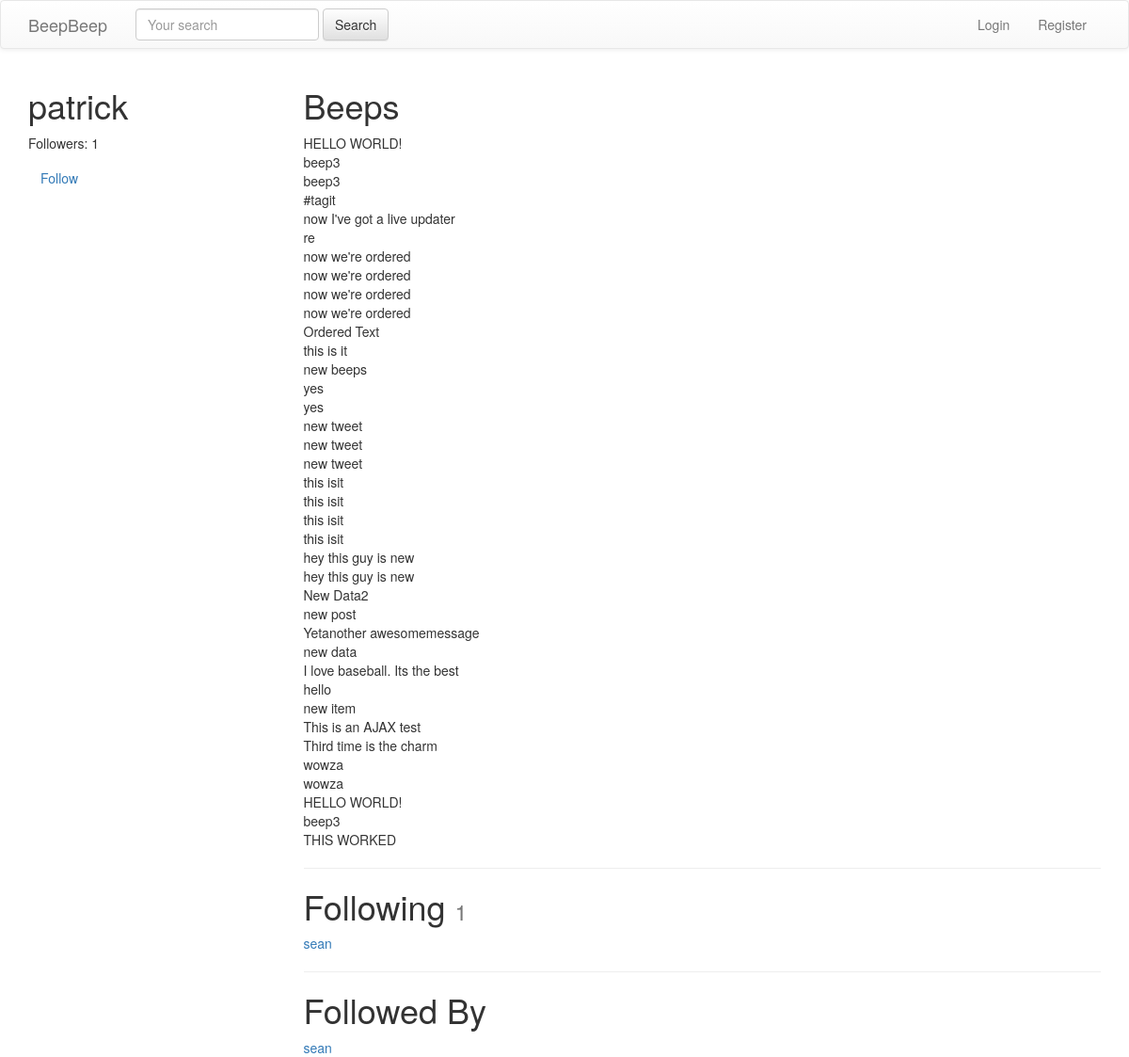
The app's page /patrick/ (signed in), older data.
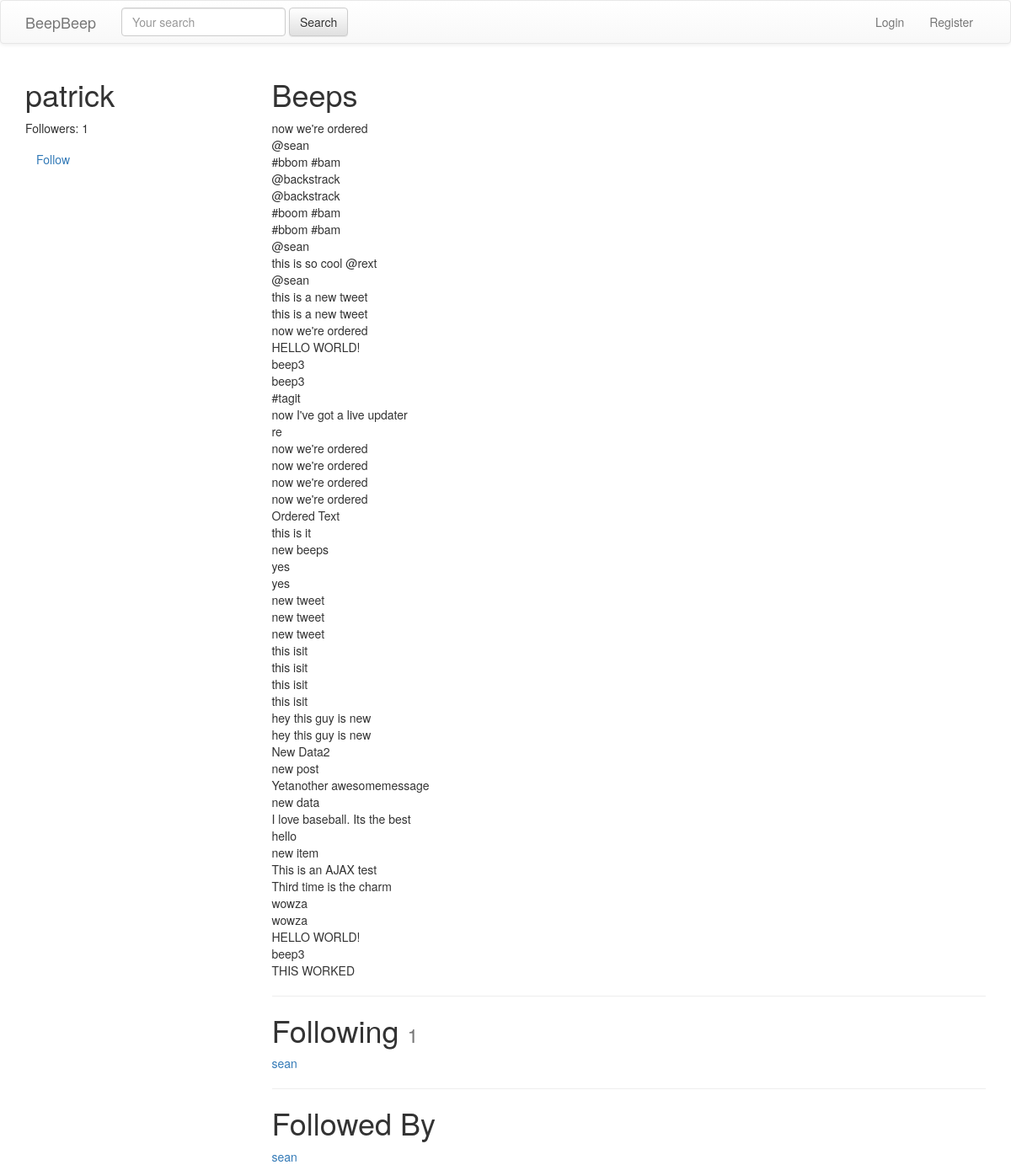
The same page, newer data.
### beeps/models.py (models this page shows, shortened)
class Beep(models.Model):
    parent = models.ForeignKey(
        'self', blank=True, null=True, on_delete=models.CASCADE)
    user = models.ForeignKey(settings.AUTH_USER_MODEL,
                             on_delete=models.CASCADE)
    content = models.CharField(max_length=140)
    liked = models.ManyToManyField(settings.AUTH_USER_MODEL, blank=True, related_name='liked')
    updated = models.DateTimeField(auto_now=True)
    timestamp = models.DateTimeField(auto_now_add=True)
    objects = BeepManager()
    def __str__(self):
        return str(self.content)
    class Meta:
        ordering = ['-timestamp']

### accounts/models.py (models this page shows, shortened)
class UserProfile(models.Model):
    user = models.OneToOneField(
        settings.AUTH_USER_MODEL, related_name='profile', on_delete=models.CASCADE)  # user.profile
    following = models.ManyToManyField(
        settings.AUTH_USER_MODEL, blank=True, related_name='followed_by')
    objects = UserProfileManager()  # UserProfile.objects.all()
    def get_following(self):
        users = self.following.all()
        return users.exclude(username=self.user.username)
    def get_follow_url(self):
        return reverse_lazy("profiles:follow", kwargs={"username": self.user.username})

### accounts/views.py (the view)
# urls.py: url(r'^(?P<username>[\w.@+-]+)/$', UserDetailView.as_view(), name='detail'), # /tweet/1/
class UserDetailView(DetailView):
    template_name = 'accounts/user_detail.html'
    queryset = User.objects.all()
    def get_object(self):
        return get_object_or_404(
                    User,
                    username__iexact=self.kwargs.get("username")
                    )
    def get_context_data(self, *args, **kwargs):
        context = super(UserDetailView, self).get_context_data(*args, **kwargs)
        following = UserProfile.objects.is_following(self.request.user, self.get_object())
        return context

### accounts/models.py (called while the page is built)
    def all(self):
        qs = self.get_queryset().all()
        try:
            if self.instance:
                qs = qs.exclude(user=self.instance)
        except:
            pass
        return qs

    def is_following(self, user, followed_by_user):
        user_profile, created = UserProfile.objects.get_or_create(user=user)
        if created:
            return False
        if followed_by_user in user_profile.following.all():
            return True
        return False

### accounts/templates/accounts/user_detail.html
{% extends "base.html" %} {% block content %}
<div class='row'>
    <div class='col-sm-3 col-xs-12'>
        <h1>{{ object.username }} </h1>
        <p>Followers: {{ object.followed_by.all.count }}</p>
        <p>
            <a class='btn btn-link' href='{{ object.profile.get_follow_url }}'>
                {% if following %}Unfollow{% else %}Follow{% endif %}
            </a>
        </p>
    </div>
    <div class='col-sm-9 col-xs-12'>
        <h1>Beeps</h1>
        {% for beep in object.beep_set.all %} {{ beep }}
        <br/> {% endfor %}
        <hr/>
        <h1>Following
            <small>{{ object.profile.get_following.count }}</small>
        </h1>
        {% for user in object.profile.get_following %}
        <a href='/{{ user.username }}'>{{ user.username }}</a>
        <br/> {% empty %}
        <h4>Not following any users</h4>
        {% endfor %}
        <hr/>
        <h1>Followed By</h1>
        {% for profile in object.followed_by.all %}
        <a href='/{{ profile.user.username }}'>{{ profile.user.username }}</a>
        <br/> {% empty %}
        <h4>Not followed by any users</h4>
        {% endfor %}
    </div>
</div>
{% endblock content %}

### templates/base.html (shortened to what this page needs)
{% load static %}
<!doctype html>
<html lang="en">
<head>
<link rel="stylesheet" href="https://maxcdn.bootstrapcdn.com/bootstrap/3.3.7/css/bootstrap.min.css">
<link rel="stylesheet" href="https://maxcdn.bootstrapcdn.com/bootstrap/3.3.7/css/bootstrap-theme.min.css">
</head>
<body>
    {% include "navbar.html" %}
  <div class='container'>
 {% block content %} {% endblock content %}
  </div>
</body>
</html>

### templates/navbar.html (shortened to what this page needs)
<nav class="navbar navbar-default">
        <div class="container">
          <div class="navbar-header">
            <a class="navbar-brand" href="{% url 'home' %}">BeepBeep</a>
          </div>
          {% include "beeps/search_form.html" %}
          <div class="collapse navbar-collapse" id="bs-example-navbar-collapse-1">
            <ul class="nav navbar-nav navbar-right">
              <li><a href="/login">Login</a></li>
              <li><a href="/register">Register</a></li>
                </ul>
          </div>
        </div>
      </nav>

### beeps/templates/beeps/search_form.html
<form id='navbar-search-form' class="navbar-form navbar-left" method='GET' action='{% url "beep:list" %}'>
    <div class="form-group">
        <input class="form-control" type='text' name='q' placeholder='Your search' value='{{ request.GET.q }}'/>
        </div>
    <input class="btn btn-default" type='submit' value='Search'/>
</form>

Row changes from the older to the newer data that the page shows:
added Beep: content "now we're ordered"
added Beep: content "@sean"
added Beep: content "#bbom #bam"
added Beep: content "@backstrack"
added Beep: content "@backstrack"
added Beep: content "#boom #bam"
added Beep: content "#bbom #bam"
added Beep: content "@sean"
added Beep: content "this is so cool @rext"
added Beep: content "@sean"
added Beep: content "this is a new tweet"
added Beep: content "this is a new tweet"
added Beep: content "now we're ordered"
